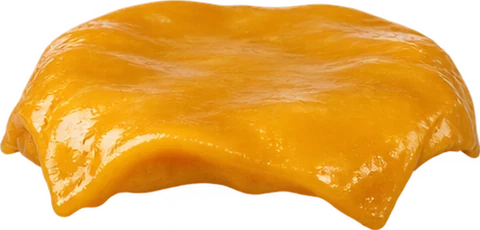
#> input picture simulateurs/assets/olev-burger/cheddar-parve.webp, 480 x 230 px
$ python -i detourer.py   (imports and definitions only)
#> lines starting #> are read from the running program, lines starting #| are printed output that depends on the picture
#!/usr/bin/env python3
"""Intègre une photo dans un simulateur (Pillow + numpy uniquement).

  python3 outils/detourer.py le-j salami-rosette photo.png     → assets/le-j/salami-rosette.webp
  python3 outils/detourer.py le-j dossier/                     → tous les fichiers du dossier (nom du fichier = clé)
  python3 outils/detourer.py manifeste                         → réécrit assets/manifest.js

La photo peut avoir un fond transparent (PNG de GPT) ou un fond uni (vert, bleu, blanc…) : le fond est retiré,
l'image est recadrée au plus près, réduite à 1100 px de large et enregistrée en WebP. Le manifeste est mis à jour
tout seul : le simulateur affiche la photo à la place du dessin, sans toucher au code.
Les clés (noms de fichier) sont celles des fichiers config.js : voir PHOTOS-GPT.md.
"""
import json
import sys
from pathlib import Path

import numpy as np
from PIL import Image, ImageFilter

ROOT = Path(__file__).resolve().parent.parent
ASSETS = ROOT / 'assets'
SIMS = {'le-j': 'le-j-compose', 'maison-braha': 'maison-braha-table', 'kosher-fc': 'kosher-fc-menu', 'olev-burger': 'olev-burger-menu', 'yoriz-tartarel': 'yoriz-tartarel-soiree'}


def cut(src):
#> called with src = '../assets/olev-burger/cheddar-parve.webp'
    img = Image.open(src).convert('RGBA')
#> img is the input picture: PIL image 480x230 RGBA; mean R, G, B, A 180.6, 117.5, 25.7, 178.8
    px = np.asarray(img).astype(np.float32)
    alpha = px[..., 3] / 255
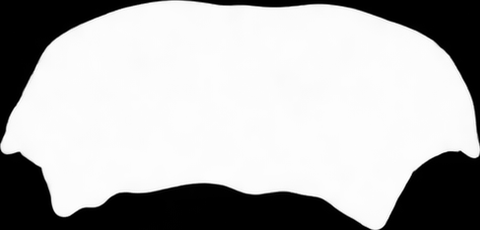
#> alpha: shape (230, 480) float32; min 0, max 1, mean 0.701
    if alpha.min() > .98:  # pas de transparence : on retire le fond uni mesuré sur les bords
        rgb = px[..., :3]
        edge = np.concatenate([rgb[:6].reshape(-1, 3), rgb[-6:].reshape(-1, 3), rgb[:, :6].reshape(-1, 3), rgb[:, -6:].reshape(-1, 3)])
        bg = np.median(edge, axis=0)
        dist = np.linalg.norm(rgb - bg, axis=2)
        alpha = np.clip((dist - 28) / 34, 0, 1)
        # retire le reflet coloré du fond sur les bords de l'objet
        spill = (1 - alpha)[..., None]
        rgb = np.clip(rgb - spill * (bg - rgb.mean(axis=2, keepdims=True)) * .6, 0, 255)
        px = np.dstack([rgb, alpha * 255])
        a = Image.fromarray((alpha * 255).astype(np.uint8)).filter(ImageFilter.GaussianBlur(.8))
        img = Image.fromarray(px.astype(np.uint8), 'RGBA')
        img.putalpha(a)
    box = img.getchannel('A').point(lambda v: 255 if v > 12 else 0).getbbox()
#> box = (0, 0, 480, 230)
    if not box:
        raise SystemExit(f'{src} : image vide après détourage')
    img = img.crop(box)
    if img.width > 1100:
        img = img.resize((1100, round(img.height * 1100 / img.width)), Image.LANCZOS)
    return img


def manifest():
    data = {}
    for folder, sim_id in SIMS.items():
        entry = {}
        for p in sorted((ASSETS / folder).glob('*.webp')):
            with Image.open(p) as im:
                entry[p.stem] = {'src': f'../assets/{folder}/{p.name}', 'w': im.width, 'h': im.height}
        data[sim_id] = entry
    (ASSETS / 'manifest.js').write_text('/* Photos détourées disponibles, par simulateur. Fichier réécrit par outils/detourer.py — ne pas modifier à la main. */\nwindow.KOSH_ASSETS = ' + json.dumps(data, ensure_ascii=False, indent=1) + ';\n', encoding='utf-8')
    print('manifeste :', {k: len(v) for k, v in data.items()})


def main(argv):
    if argv[:1] == ['manifeste']:
        return manifest()
    if len(argv) < 2 or argv[0] not in SIMS:
        raise SystemExit(__doc__)
    sim, rest = argv[0], argv[1:]
    jobs = [(p.stem, p) for p in sorted(Path(rest[0]).iterdir()) if p.suffix.lower() in ('.png', '.jpg', '.jpeg', '.webp')] if Path(rest[0]).is_dir() else [(rest[0], Path(rest[1]))]
    (ASSETS / sim).mkdir(parents=True, exist_ok=True)
    for key, src in jobs:
        out = ASSETS / sim / f'{key}.webp'
        cut(src).save(out, quality=90, method=6)
        print('→', out.relative_to(ROOT))
    manifest()


# [2 lines not run here, left out]

>>> result = cut('../assets/olev-burger/cheddar-parve.webp')
